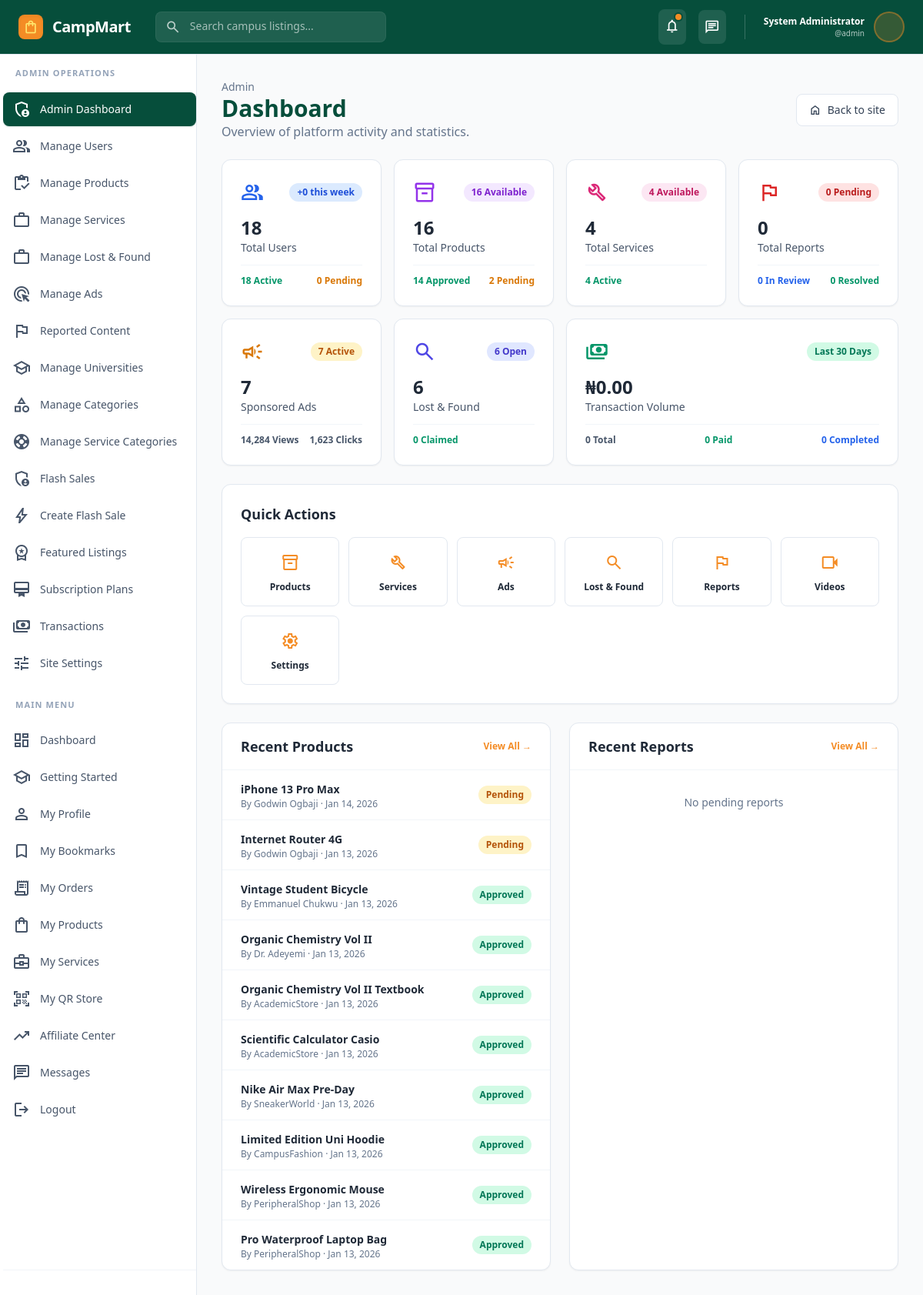
/admin-dashboard.php (signed in), run on the app's committed database.
### tables this page shows
CREATE TABLE `users` (
  `id` int(11) NOT NULL,
  `pubkey` varchar(65) DEFAULT NULL,
  `username` varchar(100) NOT NULL,
  `email` varchar(255) NOT NULL,
  `role` enum('user','admin','seller') DEFAULT 'user',
  `password_hash` varchar(255) NOT NULL,
  `firstname` varchar(25) DEFAULT NULL,
  `lastname` varchar(25) DEFAULT NULL,
  `full_name` varchar(255) NOT NULL,
  `affiliate_code` varchar(12) NOT NULL,
  `referred_by` int(10) NOT NULL DEFAULT 0,
  `phone` varchar(20) DEFAULT NULL,
  `location` varchar(150) DEFAULT NULL,
  `bio` varchar(260) DEFAULT NULL,
  `date_of_birth` varchar(22) DEFAULT NULL,
  `profile_image` varchar(500) DEFAULT NULL,
  `university_id` int(11) DEFAULT NULL,
  `student_id` varchar(100) DEFAULT NULL,
  `department` varchar(150) DEFAULT NULL,
  `level` varchar(16) DEFAULT NULL,
  `role_id` int(11) DEFAULT 3,
  `is_verified` tinyint(1) DEFAULT 0,
  `verification_method` enum('email','student_id','phone','admin') DEFAULT 'email',
  `rating` decimal(3,2) DEFAULT 0.00,
  `total_ratings` int(11) DEFAULT 0,
  `total_sales` int(11) DEFAULT 0,
  `total_purchases` int(11) DEFAULT 0,
  `account_balance` decimal(15,2) DEFAULT 0.00,
  `status` enum('active','suspended','banned','pending') DEFAULT 'pending',
  `last_login` timestamp NULL DEFAULT NULL,
  `last_seen` timestamp NULL DEFAULT NULL,
  `created_at` timestamp NOT NULL DEFAULT current_timestamp(),
  `updated_at` timestamp NOT NULL DEFAULT current_timestamp() ON UPDATE current_timestamp()
);

CREATE TABLE `products` (
  `id` int(11) NOT NULL,
  `user_id` int(11) NOT NULL,
  `category_id` int(11) NOT NULL,
  `title` varchar(255) NOT NULL,
  `slug` varchar(255) NOT NULL,
  `description` text NOT NULL,
  `price` decimal(15,2) NOT NULL,
  `original_price` decimal(15,2) DEFAULT NULL,
  `condition_type` enum('new','like_new','good','fair','for_parts') DEFAULT 'good',
  `availability` enum('available','reserved','sold','unavailable') DEFAULT 'available',
  `location` varchar(255) DEFAULT NULL,
  `negotiable` tinyint(1) DEFAULT 1,
  `views_count` int(11) DEFAULT 0,
  `bookmarks_count` int(11) DEFAULT 0,
  `shares_count` int(11) DEFAULT 0,
  `is_featured` tinyint(1) DEFAULT 0,
  `is_trending` tinyint(1) DEFAULT 0,
  `is_sponsored` tinyint(1) DEFAULT 0,
  `is_urgent` tinyint(1) DEFAULT 0,
  `tags` longtext DEFAULT NULL CHECK (json_valid(`tags`)),
  `metadata` longtext DEFAULT NULL CHECK (json_valid(`metadata`)),
  `status` enum('draft','pending','approved','rejected','sold') DEFAULT 'pending',
  `rejection_reason` text DEFAULT NULL,
  `approved_by` int(11) DEFAULT NULL,
  `approved_at` timestamp NULL DEFAULT NULL,
  `sold_at` timestamp NULL DEFAULT NULL,
  `expires_at` timestamp NULL DEFAULT NULL,
  `created_at` timestamp NOT NULL DEFAULT current_timestamp(),
  `updated_at` timestamp NOT NULL DEFAULT current_timestamp() ON UPDATE current_timestamp()
);

### admin-dashboard.php (the view, shortened to what the rows shown need)
<?php
include_once 'includes/controller.php';
$recent_products = $db->query("SELECT p.id, p.title, p.slug, p.status, p.created_at, u.username, u.full_name
    FROM products p
    LEFT JOIN users u ON p.user_id = u.id
    ORDER BY p.created_at DESC LIMIT 10");
?>
<!DOCTYPE html>
<html lang="en">
<head>
    <script src="tailwind34.js"></script>
    <script id="tailwind-config">
        tailwind.config = {
            theme: {
                extend: {
                    colors: {
                        primary: '#f48c25',
                        secondary: '#FF6B35',
                        accent: '#FFE66D',
                        'brand-green': '#064E3B',
                        'background-main': '#F9FAFB',
                        'surface-white': '#FFFFFF',
                        'text-dark': '#1F2937',
                    },
                    fontFamily: { display: ['Inter'] }
                }
            }
        }
    </script>
</head>
<body class="bg-background-main min-h-screen text-text-dark">
    <?php include_once 'includes/user-nav.php'; ?>
    <main class="flex-1 overflow-y-auto bg-background-main p-4 md:p-6 lg:p-8">
        <div class="max-w-7xl mx-auto space-y-6">
            <div class="flex items-center justify-between">
                <div>
                    <h1 class="text-3xl font-bold text-brand-green">Dashboard</h1>
                </div>
            </div>
            <div class="bg-white rounded-xl border border-slate-200 shadow-sm p-6">
                <h2 class="text-lg font-bold text-text-dark mb-4">Quick Actions</h2>
            </div>
            <div class="grid grid-cols-1 lg:grid-cols-2 gap-6">
                <div class="bg-white rounded-xl border border-slate-200 shadow-sm overflow-hidden">
                    <div class="px-6 py-4 border-b border-slate-100 flex items-center justify-between">
                        <h2 class="text-lg font-bold text-text-dark">Recent Products</h2>
                    </div>
                    <div class="divide-y divide-slate-100">
                        <?php if ($recent_products && $recent_products->num_rows > 0): ?>
                            <?php while($prod = $recent_products->fetch_assoc()): ?>
                                <?php
                                    $statusColor = [
                                        'approved' => 'bg-emerald-100 text-emerald-700',
                                        'pending' => 'bg-amber-100 text-amber-700',
                                        'rejected' => 'bg-rose-100 text-rose-700',
                                        'draft' => 'bg-slate-100 text-slate-700'
                                    ];
                                ?>
                                <div class="px-6 py-3 hover:bg-slate-50">
                                    <div class="flex items-center justify-between">
                                        <div class="min-w-0 flex-1">
                                            <a href="<?= productUrl($prod['slug']) ?>" class="font-semibold text-sm text-text-dark hover:text-primary">
                                                <?= htmlspecialchars($prod['title']) ?>
                                            </a>
                                            <div class="text-xs text-slate-500">
                                                By <?= htmlspecialchars($prod['full_name'] ?? 'Unknown') ?> · <?= date('M d, Y', strtotime($prod['created_at'])) ?>
                                            </div>
                                        </div>
                                        <span class="ml-2 inline-flex px-2.5 py-1 rounded-full text-xs font-semibold <?= $statusColor[$prod['status']] ?? 'bg-slate-100 text-slate-700' ?>">
                                            <?= ucfirst($prod['status']) ?>
                                        </span>
                                    </div>
                                </div>
                            <?php endwhile; ?>
                        <?php else: ?>
                            <div class="px-6 py-8 text-center text-sm text-slate-500">No recent products</div>
                        <?php endif; ?>
                    </div>
                </div>
                <div class="bg-white rounded-xl border border-slate-200 shadow-sm overflow-hidden">
                    <div class="px-6 py-4 border-b border-slate-100 flex items-center justify-between">
                        <h2 class="text-lg font-bold text-text-dark">Recent Reports</h2>
                    </div>
                </div>
            </div>
        </div>
    </main>
</body>
</html>

### includes/user-nav.php (shortened to what the rows shown need)
    <header class="sticky top-0 z-50 flex items-center justify-between border-b border-slate-200 bg-brand-green px-4 md:px-6 py-3 text-white">
       <div class="flex items-center gap-3 md:gap-8">
<div class="flex items-center gap-2 md:gap-3"> <h2 class="text-lg md:text-xl font-bold tracking-tight"><a href="<?= SITE_URL . (($currentUser['role'] ?? '') == 'rider' ? 'rider/dashboard.php' : '') ?>" >CampMart</a></h2> </div>
 </div> <div class="flex items-center gap-2 md:gap-4">
           <div class="flex items-center gap-3">
               <div class="text-right hidden lg:block">
                   <p class="text-xs font-semibold"><?= htmlspecialchars($currentUser['full_name'] ?? 'User') ?></p>
                   <p class="text-[10px] text-white/70">@<?= htmlspecialchars($currentUser['username'] ?? 'user') ?></p>
               </div>
               <div class="size-10 rounded-full bg-primary/20 border-2 border-primary/40 bg-center bg-cover" style='background-image: url("<?= $currentUser['profile_image'] ? SITE_URL . htmlspecialchars($currentUser['profile_image']) : "https://lh3.googleusercontent.com/aida-public/AB6AXuDa0WfkpeNaxdvAvHh6TzRKtDwTRJL3BCzuBHKeW0mko0rFZpDLYADfcy2CZFsCqMKQwn1t0SGPKKYuvwppkVsBk14nu1wTFryhyUZzfX1aGYWn2BtJHNEGOsmHTTkPmrCQJDaucohew1MIq3Z04Z3uUGzG0BticdH8M1xGI9e88M4RDWuDx-57dwkENPSBFSbQlv0Qr6BctnVjcuzi1cKDhPDxcsogyseom13A6798ubq7YjPHF9JhTv3In42wixHYbLPWpeGepZK0" ?>");'></div>
           </div>
       </div>
   </header>
    <div class="flex page-scroll relative">

### data on the page
users: full_name "System Administrator", username "admin"
products: title "iPhone 13 Pro Max", user.full_name "Godwin Ogbaji", created_at "Jan 14, 2026", status "Pending"
products: title "Internet Router 4G", user.full_name "Godwin Ogbaji", created_at "Jan 13, 2026", status "Pending"
products: title "Vintage Student Bicycle", user.full_name "Emmanuel Chukwu", created_at "Jan 13, 2026", status "Approved"
products: title "Organic Chemistry Vol II", user.full_name "Dr. Adeyemi", created_at "Jan 13, 2026", status "Approved"
products: title "Organic Chemistry Vol II Textbook", user.full_name "AcademicStore", created_at "Jan 13, 2026", status "Approved"
products: title "Scientific Calculator Casio", user.full_name "AcademicStore", created_at "Jan 13, 2026", status "Approved"
products: title "Nike Air Max Pre-Day", user.full_name "SneakerWorld", created_at "Jan 13, 2026", status "Approved"
products: title "Limited Edition Uni Hoodie", user.full_name "CampusFashion", created_at "Jan 13, 2026", status "Approved"
products: title "Wireless Ergonomic Mouse", user.full_name "PeripheralShop", created_at "Jan 13, 2026", status "Approved"
products: title "Pro Waterproof Laptop Bag", user.full_name "PeripheralShop", created_at "Jan 13, 2026", status "Approved"

### other printed values
$stats['users']['new_week'] "0"
$stats['users']['total'] "18"
$stats['users']['active'] "18"
$stats['users']['pending'] "0"
$stats['products']['available'] "16"
$stats['products']['total'] "16"
$stats['products']['approved'] "14"
$stats['products']['pending'] "2"
$stats['services']['available'] "4"
$stats['services']['total'] "4"
$stats['services']['active'] "4"
$stats['reports']['pending'] "0"
$stats['reports']['total'] "0"
$stats['reports']['under_review'] "0"
$stats['reports']['resolved'] "0"
